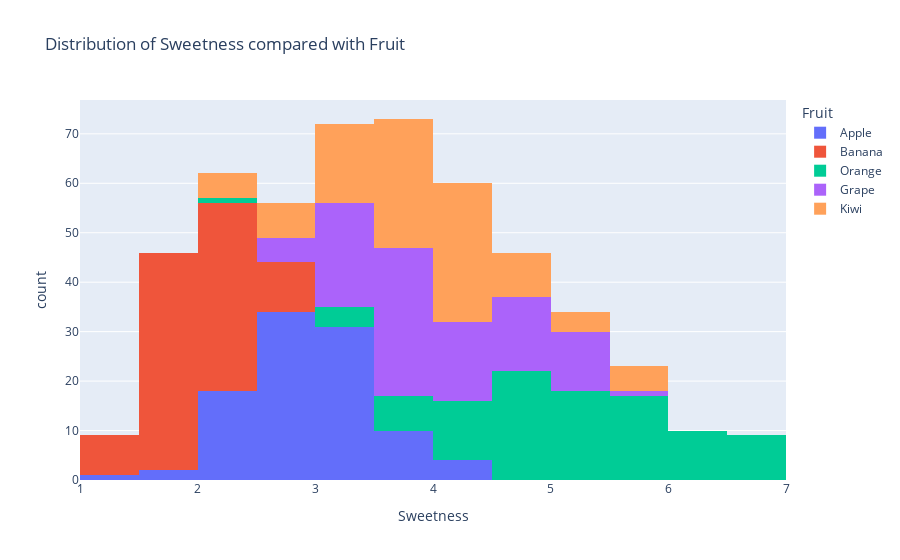

The code cell stored with this chart in its notebook:
### Code cell
# Feature distribution among ['Weight', 'Average diameter', 'Average length', 'Peel hardness', 'Sweetness']
# and comparison with TARGET 'Fruit' 

feature_to_viz = 'Sweetness'

plot_feature_distribution(df_cleaned, feature_to_viz, comparison='Fruit')

### Figure 1 — Plotly figure (JSON) as saved in the notebook; plotly's stock layout.template omitted (floating-point values rounded to 4 significant figures)
{"data": [{"alignmentgroup": "True", "bingroup": "x", "hovertemplate": "Fruit=Apple<br>Sweetness=%{x}<br>count=%{y}<extra></extra>", "legendgroup": "Apple", "marker": {"color": "#636efa", "pattern": {"shape": ""}}, "name": "Apple", "offsetgroup": "Apple", "orientation": "v", "showlegend": true, "type": "histogram", "x": [2.41, 3.87, 2.88, 2.55, 3.88, 3.09, 2.15, 3.47, 2.29, 2.78, 2.76, 3.08, 2.65, 2.08, 3.63, 3.42, 2.19, 2.55, 4.15, 3.55, 2.91, 3.32, 2.88, 3.38, 2.72, 2.6, 4.16, 2.07, 2.61, 3.01, 2.04, 3.16, 3.49, 3.39, 2.94, 2.75, 2.79, 3.14, 3.25, 3.41, 1.99, 2.65, 2.17, 2.97, 3.06, 2.77, 3.61, 3.73, 2.36, 3.22, 2.72, 3.65, 2.83, 2.47, 3.57, 3.36, 2.73, 3.09, 2.59, 3.37, 3.1, 2.4, 2.06, 2.39, 3.1, 2.54, 2.33, 3.04, 2.86, 4.03, 3.06, 2.15, 3, 3.12, 2.93, 4.21, 2.41, 2.52, 2.57, 3.3, 1.41, 2.79, 2.69, 2.86, 3.78, 3.11, 2.45, 3.85, 3.04, 2.93, 2.73, 3.06, 3.01, 1.93, 3.32, 2.78, 2.6, 3.27, 2.35, 2.89], "xaxis": "x", "yaxis": "y"}, {"alignmentgroup": "True", "bingroup": "x", "hovertemplate": "Fruit=Banana<br>Sweetness=%{x}<br>count=%{y}<extra></extra>", "legendgroup": "Banana", "marker": {"color": "#EF553B", "pattern": {"shape": ""}}, "name": "Banana", "offsetgroup": "Banana", "orientation": "v", "showlegend": true, "type": "histogram", "x": [1.76, 1.48, 2.13, 1.88, 2, 2.16, 2.55, 1.97, 2.21, 1.62, 1.74, 1.25, 2.41, 2.35, 2.95, 2.44, 1.52, 1.99, 1.88, 1.78, 1.65, 1.67, 1.49, 1.95, 2.12, 2.33, 2.11, 2.01, 2.08, 1.97, 2.06, 1.98, 1.57, 1.84, 1.96, 2.69, 2, 2.89, 1.97, 2.12, 1.92, 1.54, 1.84, 2.04, 2.35, 1.58, 1.61, 1.79, 1.93, 1.84, 2.73, 1.44, 1.89, 2.08, 2.59, 1.66, 2.52, 2.57, 1.84, 1.49, 1.97, 2.39, 1.65, 2.43, 1.88, 2.17, 2.36, 1.27, 2.63, 2.04, 1.68, 2.06, 2.31, 2.45, 1.66, 2.08, 1.5, 2.01, 1.43, 2.13, 1.68, 1.91, 1.97, 1.68, 2.2, 2.71, 2.44, 1.95, 2.21, 2.06, 1.89, 1.39, 2.12, 2.27, 2.06, 1.97, 1.99, 2.42, 1.8, 2.24], "xaxis": "x", "yaxis": "y"}, {"alignmentgroup": "True", "bingroup": "x", "hovertemplate": "Fruit=Orange<br>Sweetness=%{x}<br>count=%{y}<extra></extra>", "legendgroup": "Orange", "marker": {"color": "#00cc96", "pattern": {"shape": ""}}, "name": "Orange", "offsetgroup": "Orange", "orientation": "v", "showlegend": true, "type": "histogram", "x": [3.79, 5.4, 5.56, 4.61, 5.3, 3.42, 5.12, 4.62, 5.6, 4.55, 5.36, 6.41, 3.55, 5.51, 6.58, 4.44, 4.55, 4.53, 4.65, 3.7, 4.78, 4.23, 6.5, 4.37, 5.49, 4.81, 6.53, 5.37, 6.59, 5, 6.17, 4.49, 3.02, 6.95, 4.79, 3.26, 3.85, 5.98, 5.5, 6.2, 5.72, 5.7, 4, 4.61, 5.34, 4.68, 4.26, 5.91, 5.48, 4.89, 5.55, 6.26, 4.91, 6.79, 5.15, 3.84, 4.94, 4.91, 5.59, 5.15, 5.1, 5.08, 6.24, 2.46, 5.56, 6.03, 4.85, 4.9, 3.94, 5.53, 4.55, 4.78, 5.66, 4.39, 6.16, 4.05, 5.31, 4.18, 5.59, 5.66, 4.91, 6.46, 5.17, 4.32, 5.73, 4.06, 3.63, 4.74, 6.7, 4.91, 3.37, 6.42, 5.02, 4.2, 6.8, 5.89, 6.86, 6.11, 5, 5.27], "xaxis": "x", "yaxis": "y"}, {"alignmentgroup": "True", "bingroup": "x", "hovertemplate": "Fruit=Grape<br>Sweetness=%{x}<br>count=%{y}<extra></extra>", "legendgroup": "Grape", "marker": {"color": "#ab63fa", "pattern": {"shape": ""}}, "name": "Grape", "offsetgroup": "Grape", "orientation": "v", "showlegend": true, "type": "histogram", "x": [3.49, 3.78, 3.4, 3.76, 4.07, 3.23, 4.39, 2.95, 4.08, 3.91, 3.77, 3.8, 3.61, 5.37, 4.63, 3.8, 3.91, 3.78, 3.74, 4.22, 4.97, 3.15, 3.31, 3.71, 3.2, 4.06, 5.26, 4.84, 4.26, 3.12, 2.78, 3.41, 4.13, 3.23, 4.74, 3.52, 4.53, 4.85, 5.09, 4.58, 4.08, 4.31, 3.48, 2.75, 5.11, 4.39, 4.1, 5.03, 3.91, 5.23, 5.37, 5.13, 5.12, 2.95, 4.53, 3.53, 4.42, 4.72, 4.85, 2.81, 3.21, 5.83, 3.12, 3.25, 4.11, 4.86, 3.59, 3.29, 3.76, 3.84, 4.45, 3.54, 4.23, 4.71, 3.61, 3.25, 3.5, 3.06, 4.74, 3.57, 3.51, 4.68, 3.55, 3.9, 3.39, 5.19, 3.91, 3.04, 3.03, 3.84, 4.39, 3.14, 4.62, 3.02, 5.12, 3.5, 5.1, 3.76, 3.82, 3.82], "xaxis": "x", "yaxis": "y"}, {"alignmentgroup": "True", "bingroup": "x", "hovertemplate": "Fruit=Kiwi<br>Sweetness=%{x}<br>count=%{y}<extra></extra>", "legendgroup": "Kiwi", "marker": {"color": "#FFA15A", "pattern": {"shape": ""}}, "name": "Kiwi", "offsetgroup": "Kiwi", "orientation": "v", "showlegend": true, "type": "histogram", "x": [4.38, 3.86, 4.99, 3.59, 4.19, 2.39, 3.47, 3.62, 2.8, 4.08, 2.33, 3.93, 3.46, 3.31, 4.62, 4.79, 4.46, 2.16, 4.43, 2.89, 4.38, 4.2, 4.83, 4.48, 3.86, 4.27, 3.83, 4, 2.5, 3.95, 3.97, 2.4, 4.32, 2.25, 3.13, 3.29, 5.61, 4.7, 4.82, 2.67, 3.98, 4.3, 4.11, 4.33, 5.46, 3.42, 3.73, 4.06, 4.08, 4.08, 4.22, 3.97, 3.59, 3.6, 5.8, 5.28, 3.55, 3.21, 3.73, 5.57, 3.24, 3.44, 4.81, 4.25, 5.26, 3.75, 2.61, 3.2, 4.22, 4, 3.75, 4.38, 3.09, 3.21, 3.55, 3.33, 5.87, 2.74, 3.83, 3.84, 3.73, 5.15, 4.17, 3.88, 3.41, 3.22, 3.08, 3.67, 3.83, 4.49, 2.98, 4.13, 4.64, 4.29, 3.95, 5.56, 4.68, 4.36, 4.13, 3.94], "xaxis": "x", "yaxis": "y"}], "layout": {"barmode": "relative", "legend": {"title": {"text": "Fruit"}, "tracegroupgap": 0}, "title": {"text": "Distribution of Sweetness compared with Fruit"}, "xaxis": {"anchor": "y", "domain": [0, 1], "title": {"text": "Sweetness"}}, "yaxis": {"anchor": "x", "domain": [0, 1], "title": {"text": "count"}}}}
